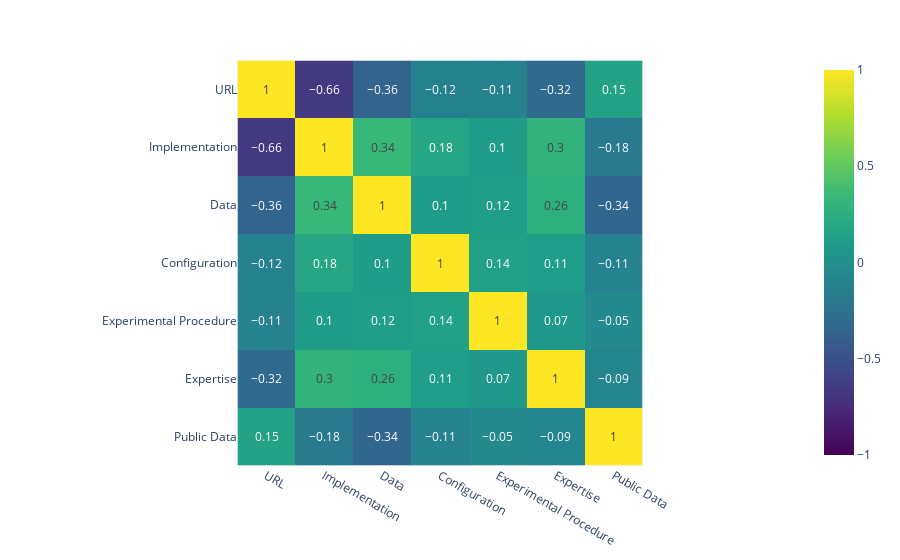

Source (notebook cell):
### Code cell
display_correlation_heatmap(df.rename({"implementation_url": "URL", "public_data_fraction": "Public Data"}, axis=1), "Correlation Heatmap", filter=["Average", "year"])

### Figure 1 — Plotly figure (JSON) as saved in the notebook; plotly's stock layout.template omitted (floating-point values rounded to 4 significant figures)
{"data": [{"coloraxis": "coloraxis", "hovertemplate": "x: %{x}<br>y: %{y}<br>color: %{z}<extra></extra>", "name": "0", "texttemplate": "%{z}", "type": "heatmap", "x": ["URL", "Implementation", "Data", "Configuration", "Experimental Procedure", "Expertise", "Public Data"], "xaxis": "x", "y": ["URL", "Implementation", "Data", "Configuration", "Experimental Procedure", "Expertise", "Public Data"], "yaxis": "y", "z": [[1.0, -0.66, -0.36, -0.12, -0.11, -0.32, 0.15], [-0.66, 1.0, 0.34, 0.18, 0.1, 0.3, -0.18], [-0.36, 0.34, 1.0, 0.1, 0.12, 0.26, -0.34], [-0.12, 0.18, 0.1, 1.0, 0.14, 0.11, -0.11], [-0.11, 0.1, 0.12, 0.14, 1.0, 0.07, -0.05], [-0.32, 0.3, 0.26, 0.11, 0.07, 1.0, -0.09], [0.15, -0.18, -0.34, -0.11, -0.05, -0.09, 1.0]]}], "layout": {"coloraxis": {"cmax": 1, "cmin": -1, "colorscale": [[0, "#440154"], [0.1111, "#482878"], [0.2222, "#3e4989"], [0.3333, "#31688e"], [0.4444, "#26828e"], [0.5556, "#1f9e89"], [0.6667, "#35b779"], [0.7778, "#6ece58"], [0.8889, "#b5de2b"], [1, "#fde725"]]}, "margin": {"t": 60}, "xaxis": {"anchor": "y", "constrain": "domain", "domain": [0, 1], "scaleanchor": "y"}, "yaxis": {"anchor": "x", "autorange": "reversed", "constrain": "domain", "domain": [0, 1]}}}
